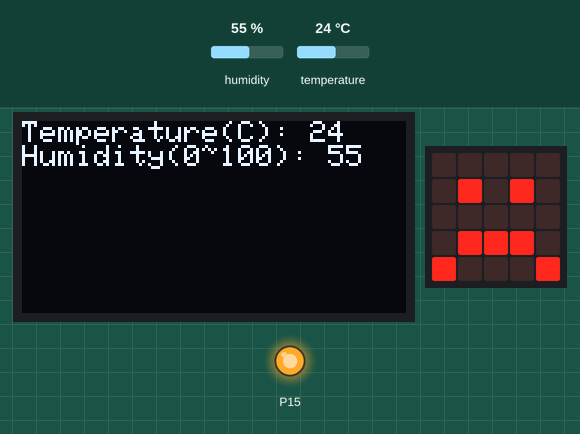
Recording of a program running on a simulated BBC micro:bit (MakeCode). Shown: 128×64 one-colour display, the board's 5×5 LED display, output pins drawn as LEDs (lit = HIGH). Inputs (shaded band) come from the test bench; at power-on: temperature 24 °C, humidity 55 %.

Above: at 1.2 s.
1.3 s: temperature set to 21.4 °C
At 3.4 s:
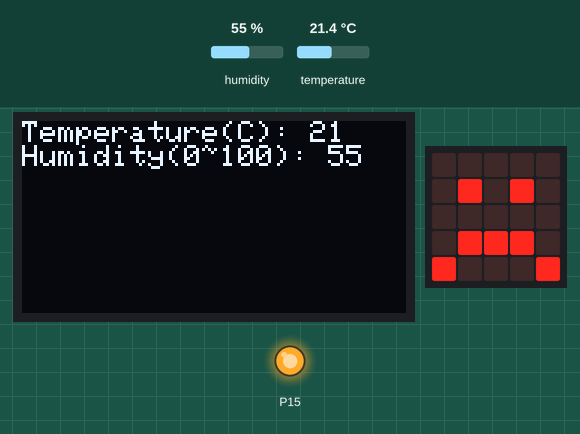
8.5 s: temperature set to 20.1 °C
At 12.6 s:
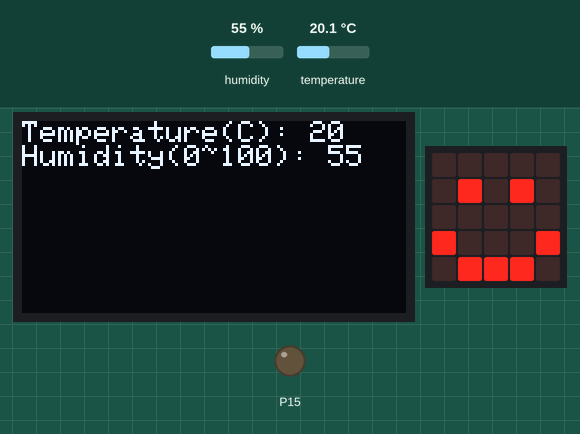
14.9 s: humidity set to 22 %
At 17.2 s:
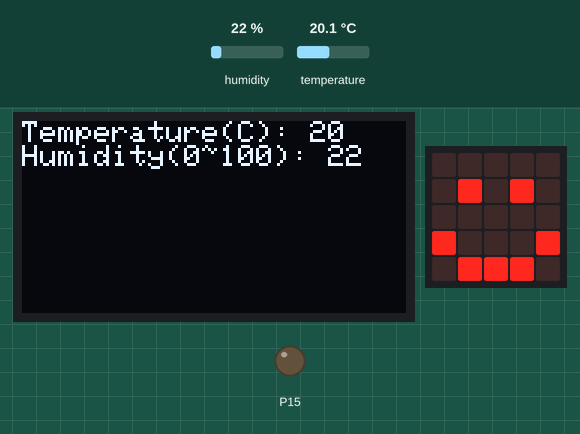
20.3 s: humidity set to 40 %
At 22.2 s:
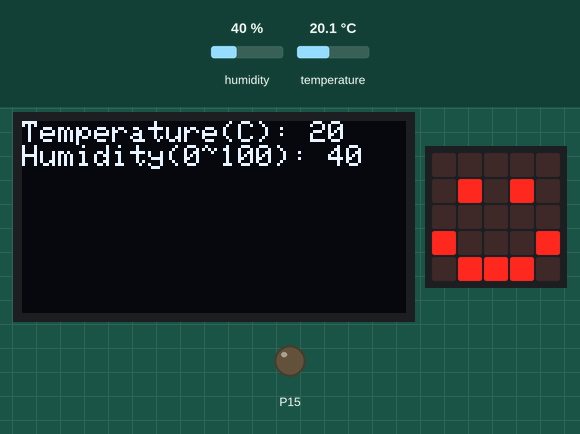
Timing chart, 0 to 23.7 s (numbered marks = the images above; inputs shaded):
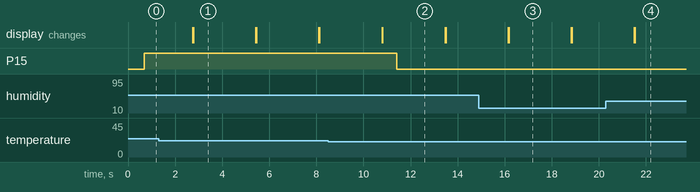

Measured:
- the behaviour switches between 21 and 20.9 °C on temperature (found by bisection; images 1 and 2)
- after the input at 1.3 s, the display: first differs from a run without the input after 1.5 s (image 1)
- after the input at 8.5 s, P15: HIGH → LOW after 2.9 s; the display: first differs from a run without the input after 2.3 s (image 2)
- after the input at 14.9 s, the display: first differs from a run without the input after 1.3 s (image 3)
- after the input at 20.3 s, the display: first differs from a run without the input after 1.2 s (image 4)
- what the display in image 1 shows lasts 2.6 s, from 2.8 s to 5.4 s

The program:

main.ts
```typescript
let hum = 0
let temp = 0
OLED.init(128, 64)
pins.digitalWritePin(DigitalPin.P15, 0)
basic.forever(function () {
    OLED.clear()
    temp = Environment.octopus_BME280(Environment.BME280_state.BME280_temperature_C)
    OLED.writeString("Temperature(C): ")
    OLED.writeNum(temp)
    OLED.newLine()
    hum = Environment.octopus_BME280(Environment.BME280_state.BME280_humidity)
    OLED.writeString("Humidity(0~100): ")
    OLED.writeNum(hum)
    if (20 < temp) {
        basic.showIcon(IconNames.Sad)
        pins.digitalWritePin(DigitalPin.P15, 1)
    } else {
        basic.showIcon(IconNames.Happy)
        pins.digitalWritePin(DigitalPin.P15, 0)
    }
    basic.pause(2000)
})
```

test.ts
```typescript
// 테스트는 여기로 이동합니다; 이 패키지가 확장으로 사용될 때 컴파일되지 않을 것 입니다.
```
